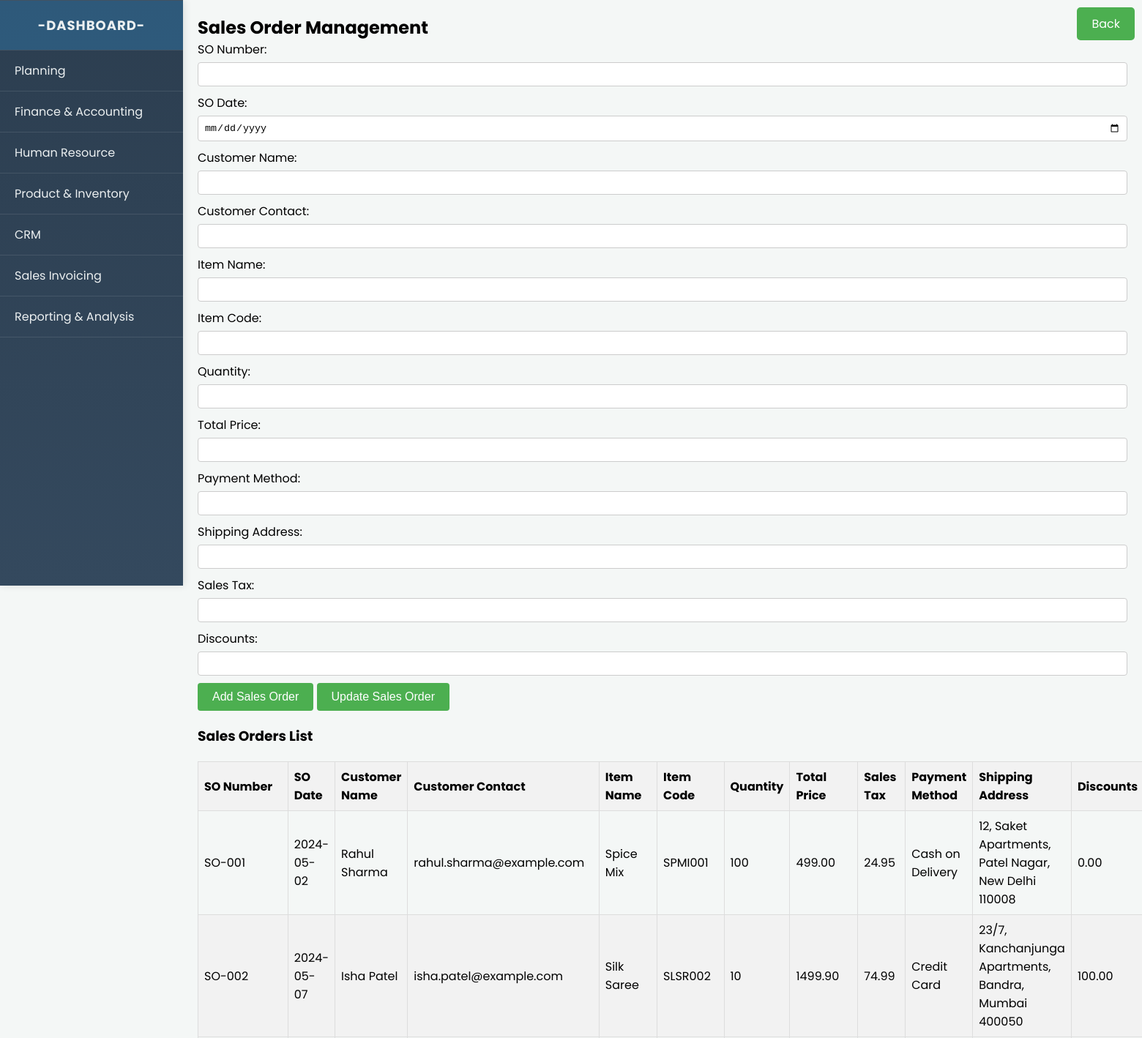
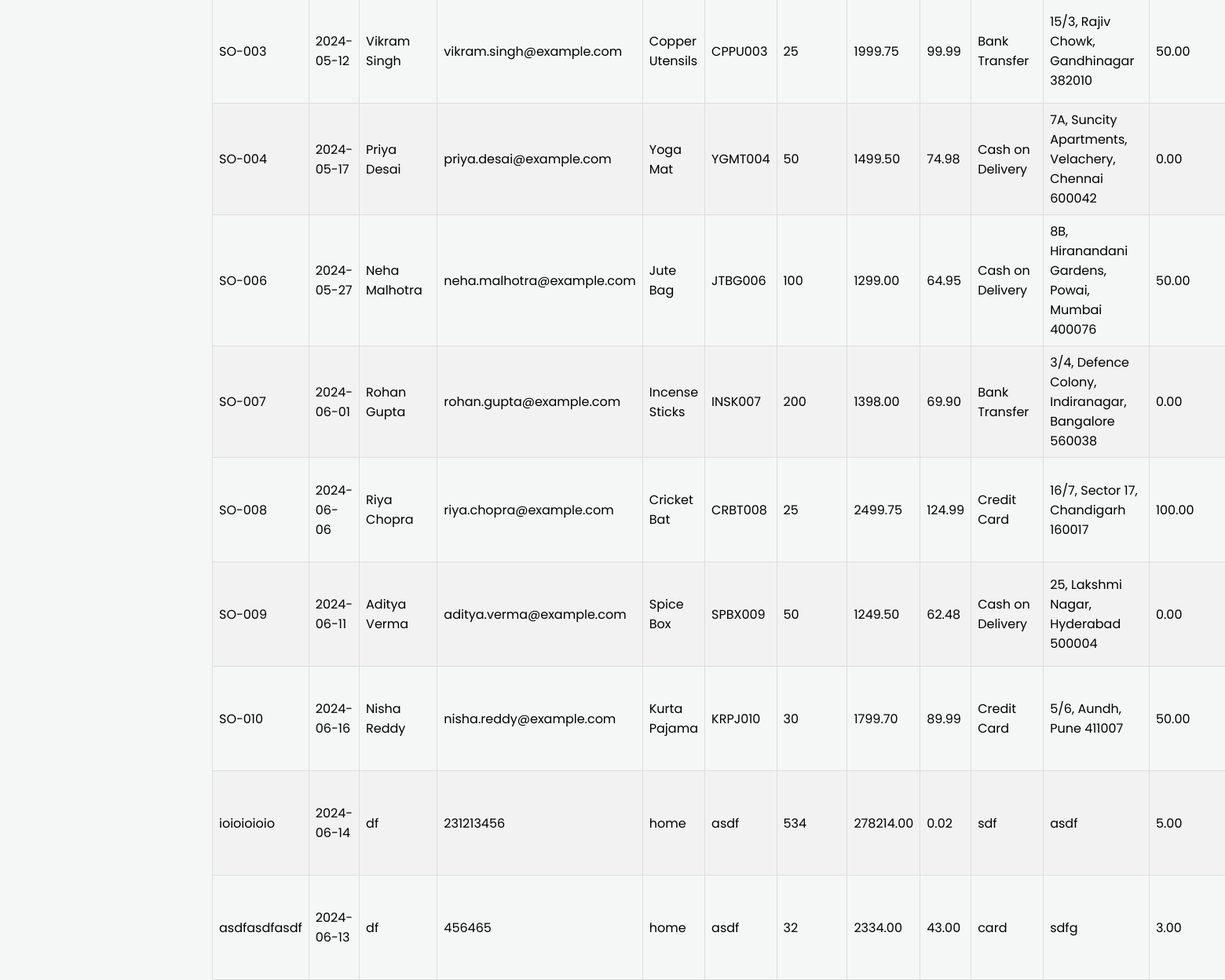
Screenshot of /finance_accounting/sales/sales.php (signed in) with the database file from the repository (2 pictures, top to bottom).
### tables this page shows
CREATE TABLE `sales_orders` (
  `id` int(11) NOT NULL,
  `so_number` varchar(50) NOT NULL,
  `so_date` date NOT NULL,
  `customer_name` varchar(100) NOT NULL,
  `customer_contact` varchar(100) NOT NULL,
  `item_name` varchar(100) NOT NULL,
  `item_code` varchar(50) NOT NULL,
  `quantity` int(11) NOT NULL,
  `total_price` decimal(10,2) NOT NULL,
  `payment_method` varchar(50) NOT NULL,
  `shipping_address` varchar(200) NOT NULL,
  `sales_tax` decimal(10,2) NOT NULL,
  `discounts` decimal(10,2) NOT NULL,
  `final_price` decimal(10,2) NOT NULL,
  `created_at` timestamp NOT NULL DEFAULT current_timestamp()
);

### finance_accounting/sales/sales.php (the view, shortened to what this page needs)
<?php
include('../../db_connect.php');
include '../../sidebar.php';
$sql = "SELECT * FROM sales_orders";
$result = $conn->query($sql);
?>
<!DOCTYPE html>
<html lang="en">
<head>
    <link rel="stylesheet" href="style.css">
    <link rel="stylesheet" href="../../istyle.css">
</head>
<body>
<a href="javascript:history.back()" class="back-button">Back</a>
    <div class="content">
    <section id="sales_order_management">
        <h2>Sales Order Management</h2>
        <form method="post">
            <label for="so_number">SO Number:</label>
            <input type="text" id="so_number" name="so_number" required>
            <label for="so_date">SO Date:</label>
            <input type="date" id="so_date" name="so_date" required>
            <label for="customer_name">Customer Name:</label>
            <input type="text" id="customer_name" name="customer_name" required>
            <label for="customer_contact">Customer Contact:</label>
            <input type="text" id="customer_contact" name="customer_contact" required>
            <label for="item_name">Item Name:</label>
            <input type="text" id="item_name" name="item_name" required>
            <label for="item_code">Item Code:</label>
            <input type="text" id="item_code" name="item_code" required>
            <label for="quantity">Quantity:</label>
            <input type="number" id="quantity" name="quantity" required>
            <label for="total_price">Total Price:</label>
            <input type="number" step="0.01" id="total_price" name="total_price" required>
            <label for="payment_method">Payment Method:</label>
            <input type="text" id="payment_method" name="payment_method" required>
            <label for="shipping_address">Shipping Address:</label>
            <input type="text" id="shipping_address" name="shipping_address" required>
            <label for="sales_tax">Sales Tax:</label>
            <input type="number" step="0.01" id="sales_tax" name="sales_tax" required>
            <label for="discounts">Discounts:</label>
            <input type="number" step="0.01" id="discounts" name="discounts" required>
            <input type="submit" name="add_sales_order" value="Add Sales Order">
            <input type="submit" name="update_sales_order" value="Update Sales Order">
        </form>
        <h3>Sales Orders List</h3>
        <?php
        if ($result->num_rows > 0) {
            echo "<table class='so-table'>";
            echo "<thead><tr><th>SO Number</th><th>SO Date</th><th>Customer Name</th><th>Customer Contact</th><th>Item Name</th><th>Item Code</th><th>Quantity</th><th>Total Price</th><th>Sales Tax</th><th>Payment Method</th><th>Shipping Address</th><th>Discounts</th><th>Final Price</th><th>Actions</th></tr></thead>";
            echo "<tbody>";
            while($row = $result->fetch_assoc()) {
                echo "<tr>";
                echo "<td>" . $row['so_number'] . "</td>";
                echo "<td>" . $row['so_date'] . "</td>";
                echo "<td>" . $row['customer_name'] . "</td>";
                echo "<td>" . $row['customer_contact'] . "</td>";
                echo "<td>" . $row['item_name'] . "</td>";
                echo "<td>" . $row['item_code'] . "</td>";
                echo "<td>" . $row['quantity'] . "</td>";
                echo "<td>" . $row['total_price'] . "</td>";
                echo "<td>" . $row['sales_tax'] . "</td>";
                echo "<td>" . $row['payment_method'] . "</td>";
                echo "<td>" . $row['shipping_address'] . "</td>";
                echo "<td>" . $row['discounts'] . "</td>";
                echo "</tr>";
            }
            echo "</tbody>";
            echo "</table>";
        } else {
            echo "<p>No sales orders found.</p>";
        }
        ?>
    </section>
    </div>
</body>
</html>

### finance_accounting/sales/style.css (style rules this page uses)
form { margin-bottom: 20px; }
label { display: block; margin-bottom: 5px; }
input[type="text"], input[type="number"], input[type="date"], select, input[type="file"] { width: 100%; padding: 8px; margin-bottom: 10px; border: 1px solid #ccc; border-radius: 4px; box-sizing: border-box; }
input[type="submit"] { background-color: #4CAF50; color: white; padding: 10px 20px; border: none; border-radius: 4px; cursor: pointer; font-size: 16px; }
table { width: 100%; border-collapse: collapse; margin-top: 20px; }
th, td { border: 1px solid #ddd; padding: 8px; text-align: left; }
th { background-color: #f2f2f2; }
tbody tr:nth-child(even) { background-color: #f2f2f2; }

### istyle.css (style rules this page uses)
* { margin: 0; padding: 0; box-sizing: border-box; }
body { font-family: 'Poppins', sans-serif; background-color: #f4f7f6; display: flex; }
.main-content, .content { margin-left: 250px; padding: 20px; width: calc(100% - 250px); }

### finance_accounting/sales/sales.php (style rules this page uses)
.back-button { position: absolute; top: 10px; right: 10px; background-color: #4CAF50; color: white; padding: 10px 20px; text-align: center; text-decoration: none; display: inline-block; font-size: 16px; border: none; border-radius: 5px; cursor: pointer; }

### rows the page displays
sales_orders: so_number "SO-001", so_date "2024-05-02", customer_name "Rahul Sharma", customer_contact "rahul.sharma@example.com", item_name "Spice Mix", item_code "SPMI001", quantity "100", total_price "499.00", sales_tax "24.95", payment_method "Cash on Delivery", shipping_address "12, Saket Apartments, Patel Nagar, New Delhi 110008", discounts "0.00"
sales_orders: so_number "SO-002", so_date "2024-05-07", customer_name "Isha Patel", customer_contact "isha.patel@example.com", item_name "Silk Saree", item_code "SLSR002", quantity "10", total_price "1499.90", sales_tax "74.99", payment_method "Credit Card", shipping_address "23/7, Kanchanjunga Apartments, Bandra, Mumbai 400050", discounts "100.00"
sales_orders: so_number "SO-003", so_date "2024-05-12", customer_name "Vikram Singh", customer_contact "vikram.singh@example.com", item_name "Copper Utensils", item_code "CPPU003", quantity "25", total_price "1999.75", sales_tax "99.99", payment_method "Bank Transfer", shipping_address "15/3, Rajiv Chowk, Gandhinagar 382010", discounts "50.00"
sales_orders: so_number "SO-004", so_date "2024-05-17", customer_name "Priya Desai", customer_contact "priya.desai@example.com", item_name "Yoga Mat", item_code "YGMT004", quantity "50", total_price "1499.50", sales_tax "74.98", payment_method "Cash on Delivery", shipping_address "7A, Suncity Apartments, Velachery, Chennai 600042", discounts "0.00"
sales_orders: so_number "SO-006", so_date "2024-05-27", customer_name "Neha Malhotra", customer_contact "neha.malhotra@example.com", item_name "Jute Bag", item_code "JTBG006", quantity "100", total_price "1299.00", sales_tax "64.95", payment_method "Cash on Delivery", shipping_address "8B, Hiranandani Gardens, Powai, Mumbai 400076", discounts "50.00"
sales_orders: so_number "SO-007", so_date "2024-06-01", customer_name "Rohan Gupta", customer_contact "rohan.gupta@example.com", item_name "Incense Sticks", item_code "INSK007", quantity "200", total_price "1398.00", sales_tax "69.90", payment_method "Bank Transfer", shipping_address "3/4, Defence Colony, Indiranagar, Bangalore 560038", discounts "0.00"
sales_orders: so_number "SO-008", so_date "2024-06-06", customer_name "Riya Chopra", customer_contact "riya.chopra@example.com", item_name "Cricket Bat", item_code "CRBT008", quantity "25", total_price "2499.75", sales_tax "124.99", payment_method "Credit Card", shipping_address "16/7, Sector 17, Chandigarh 160017", discounts "100.00"
sales_orders: so_number "SO-009", so_date "2024-06-11", customer_name "Aditya Verma", customer_contact "aditya.verma@example.com", item_name "Spice Box", item_code "SPBX009", quantity "50", total_price "1249.50", sales_tax "62.48", payment_method "Cash on Delivery", shipping_address "25, Lakshmi Nagar, Hyderabad 500004", discounts "0.00"
sales_orders: so_number "SO-010", so_date "2024-06-16", customer_name "Nisha Reddy", customer_contact "nisha.reddy@example.com", item_name "Kurta Pajama", item_code "KRPJ010", quantity "30", total_price "1799.70", sales_tax "89.99", payment_method "Credit Card", shipping_address "5/6, Aundh, Pune 411007", discounts "50.00"
sales_orders: so_number "ioioioioio", so_date "2024-06-14", customer_name "df", customer_contact "231213456", item_name "home", item_code "asdf", quantity "534", total_price "278214.00", sales_tax "0.02", payment_method "sdf", shipping_address "asdf", discounts "5.00"
sales_orders: so_number "asdfasdfasdf", so_date "2024-06-13", customer_name "df", customer_contact "456465", item_name "home", item_code "asdf", quantity "32", total_price "2334.00", sales_tax "43.00", payment_method "card", shipping_address "sdfg", discounts "3.00"
